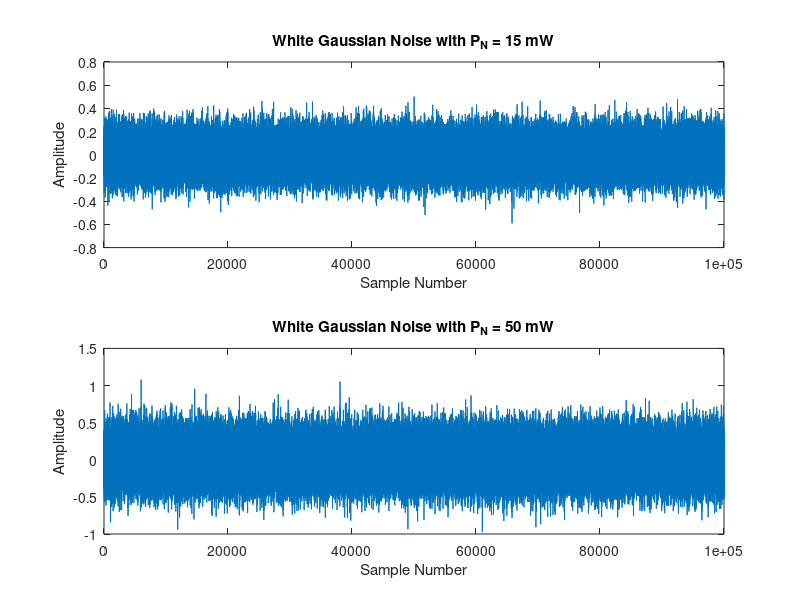
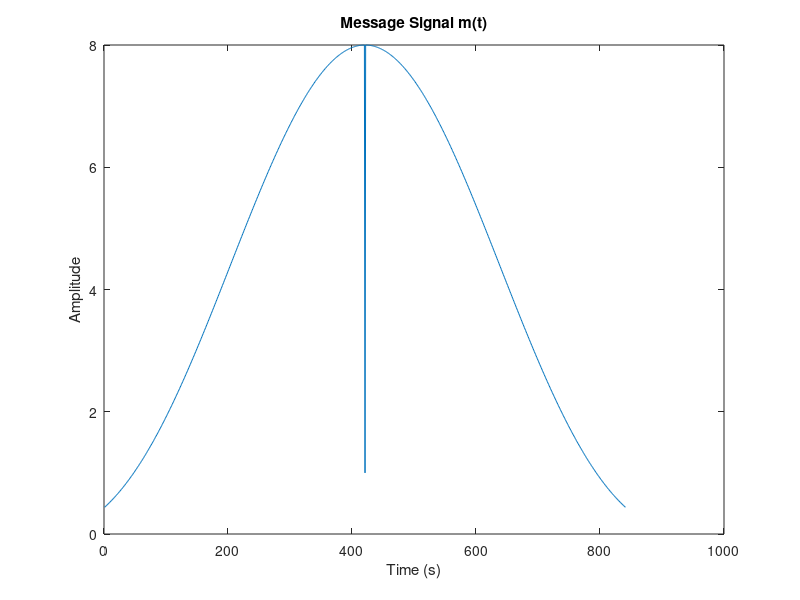
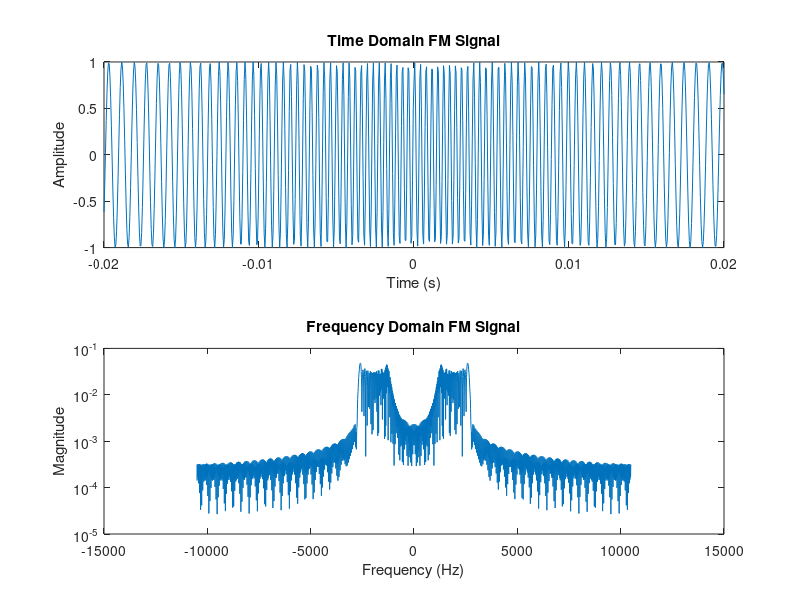
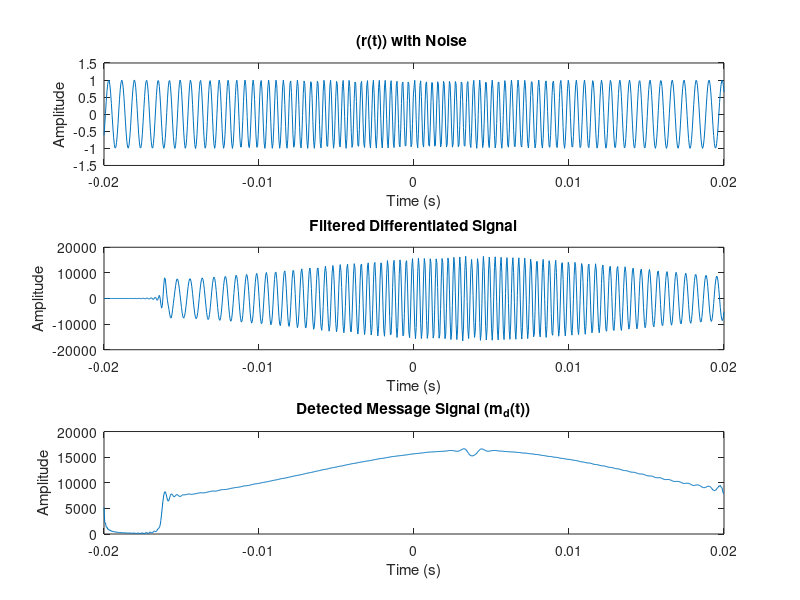

Write MATLAB code to recreate these figures, in order. (Note: this script raises an error after producing the figures.)

%ECE 4700 - Computer Project - David Baron-Vega
%Access ID: GF7068

%Part 1: Generating White Gaussian Noise at specified power levels.

% Noise power levels in mW
P_N1 = 15e-3;  % 15 mW
P_N2 = 50e-3;  % 50 mW

%Number of samples Needs to be tuned to get an accurate and precise
%result for power.
N = 100000; %can be tuned for more/less accurate and noisy signals.
%If N is bigger, standard deviation of output noise becomes much smaller


%Generating the WGN samples
n1 = sqrt(P_N1) * randn(N, 1);
n2 = sqrt(P_N2) * randn(N, 1);

%Ploting the WGN noise samples
figure;
subplot(2,1,1);
plot(n1);
title('White Gaussian Noise with P_N = 15 mW');
xlabel('Sample Number');
ylabel('Amplitude');

subplot(2,1,2);
plot(n2);
title('White Gaussian Noise with P_N = 50 mW');
xlabel('Sample Number');
ylabel('Amplitude');


%Computing the actual average power of the two noise signals
actual_power_n1 = mean(n1.^2);
actual_power_n2 = mean(n2.^2);

%Displaying the computed power values
disp(['Actual average power of first noise signal: ', num2str(actual_power_n1), ' Watts']);
disp(['Actual average power of second noise signal: ', num2str(actual_power_n2), ' Watts']);




%%%Using WGN: Requires Comm Toolbox, don't use:
%{
% Parameters
N = 1000;        % Number of samples
P_N1_dBW = 10*log10(15e-3);  % 15 mW in dBW
P_N2_dBW = 10*log10(50e-3);  % 50 mW in dBW

% Generate white Gaussian noise with specified power
n1_wgn = wgn(N, 1, P_N1_dBW);
n2_wgn = wgn(N, 1, P_N2_dBW);
%}




%%% PART 2: FM Modulation:

%Setting the signal's parameters
Ac = 1; %Carrier amplitude
kf = 200; %Frequency sensitivity (Hz/Volt)
fs = 21000; %Sampling frequency = 21KHz, much greater than fs > 2*B requirement.
fc = 1068; % 1000+ (my last 3 digits) are 068
t = -0.02:1/fs:0.02; %Time vector
ts = 1/fs; %Sampling interval

%Defining the band-limited message signal
mt = (2*sin(2*pi*20*t).^2)./((20*pi*t).^2);
mt(t == 0) = 1; %Correcting the sinc function at t = 0
figure;
plot(mt)
title('Message Signal m(t)');
xlabel('Time (s)');
ylabel('Amplitude');

%Integral of m(t) for FM
integral_mt = cumsum(mt)*ts;

%Creating the FM signal s(t)
st = Ac*cos(2*pi*fc*t + 2*pi*kf*integral_mt)

%Time domain results
figure;
subplot(2,1,1);
plot(t, st);
title('Time Domain FM Signal');
xlabel('Time (s)');
ylabel('Amplitude');

% Frequency domain representation
Lfft = 2^(nextpow2(length(t)) + 1); %Increasing the FFT resolution for more detail
S_fre = fft(st, Lfft);
S_fre = fftshift(S_fre)/Lfft; %Scaling the FFT output
freq = (-Lfft/2:Lfft/2-1)/(Lfft*ts); %Correcting frequency vector calculation, middle of graph is 0.

%Frequency domain results
subplot(2,1,2);
plot(freq, abs(S_fre));
title('Frequency Domain FM Signal');
xlabel('Frequency (Hz)');
ylabel('Magnitude');

%Setting the y-axis to use a logarithmic scale to better visualize the FFT output
set(gca, 'YScale', 'log');













%%% PART 3: Noise in FM Channel and FM Demodulation


%Number of samples for noise should match the FM signal samples
N = length(t);
noise_power = 50e-3; %50 mW
n_t = sqrt(noise_power/fs) * randn(1,N); %Regenerating Noise signal:

%Creating the signal r(t):
r_t = st + n_t

%Time domain plot of r(t)
figure;
subplot(3,1,1);
plot(t, r_t);
title('(r(t)) with Noise ');
xlabel('Time (s)');
ylabel('Amplitude');





%Applying a limiter (optional)
%r_t = limiter_function(r_t);
%Applying a bandpass filter before differentiation
nyquist_freq = fs / 2;

%Lower and upper bounds for the bandpass filter must be strictly between 0 and 1!
%We can set a small value close to zero for the lower bound
lower_bound_normalized = (10/fs); %A small value close to zero but not zero
upper_bound_normalized = (4000/nyquist_freq); %Upper bound normalized and less than 1

bpf_before_diff = fir1(80, [lower_bound_normalized upper_bound_normalized]);
r_t_filtered = filter(bpf_before_diff, 1, r_t);




%Differentiate the signal, Check the orientation of the signal vector to
%add the necessary dimension,

%Kept bugging out here, idk why I need an extra zero in the array for this
%to differentiate tbh, one dimension was getting lost when differentiating
%I think.


diff_r_t = [diff(r_t_filtered), 0]; %Concatinate zero in the correct orientation

if isrow(r_t)
   diff_r_t = [diff(r_t_filtered), 0] 
else
    diff_r_t = [diff(r_t_filtered); 0];
end
diff_r_t = diff_r_t / ts;           %Scale by the sampling interval



%Applying another bandpass filter after differentiation
%Lower and upper bounds for the BPF between 0-1

lower_bound_normalized = (10/fs); 
upper_bound_normalized = (4000/nyquist_freq); 

bpf_after_diff = fir1(80, [lower_bound_normalized upper_bound_normalized]);
filtered_diff_r_t = filter(bpf_after_diff, 1, diff_r_t);


%Envelope detection to retrieve m_d(t)
md_t = abs(hilbert(filtered_diff_r_t));

%Time domain plot of the filtered differentiated signal
subplot(3,1,2);
plot(t, filtered_diff_r_t);
title('Filtered Differentiated Signal');
xlabel('Time (s)');
ylabel('Amplitude');

%Time domain plot of the detected message signal m_d(t)
subplot(3,1,3);
plot(t, md_t);
title('Detected Message Signal (m_d(t))');
xlabel('Time (s)');
ylabel('Amplitude');

%Comparing m_d(t) with the original message signal m(t)
figure;
plot(t, mt, 'b', t, md_t, 'r--');
legend('Original Message m(t)', 'Detected Message m_d(t)');
title('Comparison of Original and Detected Message Signals');
xlabel('Time (s)');
ylabel('Amplitude');

% Part 4: Optimizing md(t) by modifiying kf:

%Setting kf values and initializing MSE storage
kf_values = [10, 200, 9000];  %Example values including one for over-modulation
mse_values = zeros(size(kf_values));
optimal_mse = inf;
optimal_kf = 0;

%Defining filters outside the loop:

nyquist_freq = fs / 2;
lower_bound_normalized = (10/fs);
upper_bound_normalized = (3600/nyquist_freq);
bpf_before_diff = fir1(100, [lower_bound_normalized upper_bound_normalized]);

%Loop over each kf value
for i = 1:length(kf_values)
    kf = kf_values(i);  %Current value of kf

    %FM Modulation with new kf value
    integral_mt = cumsum(mt) * ts;  %Recalculating integral with new kf
    st = Ac * cos(2*pi*fc*t + 2*pi*kf*integral_mt);  %new FM signal

    %Generating noise of same power 50mW and to match the FM signal samples
    n_t = sqrt(noise_power/fs) * randn(1, length(t));

    %Creating the noisy received signal r(t)
    r_t = st + n_t;

    %Applying the bandpass filter before differentiation
    r_t_filtered = filter(bpf_before_diff, 1, r_t);

    %Differentiating the signal
    diff_r_t = [diff(r_t_filtered), 0];

    %Applying a low-pass filter after differentiation
    B_m = 4000;
    bpf_after_diff = fir1(80, (B_m*2) / nyquist_freq);  %Low-pass filter parameters
    filtered_diff_r_t = filter(bpf_after_diff, 1, diff_r_t);

    %Envelope detection to retrieve m_d(t)
    md_t = abs(hilbert(filtered_diff_r_t));

    %Scaling the envelope-detected signal to match the amplitude of the original message
    scale_factor = max(mt) / max(md_t);  %scaling factor
    md_t_scaled = md_t * scale_factor;

    %Calculating the Mean Squared Error for optimization
    mse_values(i) = immse(mt(1:end-1), md_t_scaled(1:end-1));

    %Checking if this kf is better
    if mse_values(i) < optimal_mse
        optimal_mse = mse_values(i);
        optimal_kf = kf;
    end

    %Plotting the recovered message signal for current value of kf
    figure;
    plot(t, mt, 'b', t(1:end-1), md_t_scaled(1:end-1), 'r--');
    legend('Original m(t)', 'Recovered m_d(t) with kf = ' + string(kf));
    title(['Comparison with kf = ' + string(kf)]);
    xlabel('Time (s)');
    ylabel('Amplitude');
end

%Displaying the best kf value calculated in the above loop:
disp(['The best value of kf for FM demodulation is ' + string(optimal_kf)]);
